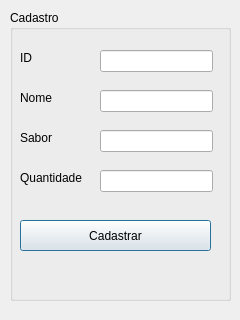
<?xml version="1.0" encoding="UTF-8"?>
<ui version="4.0">
 <class>tela_cadastro</class>
 <widget class="QDialog" name="tela_cadastro">
  <property name="geometry">
   <rect>
    <x>0</x>
    <y>0</y>
    <width>240</width>
    <height>320</height>
   </rect>
  </property>
  <property name="windowTitle">
   <string>Tela de Cadastro</string>
  </property>
  <widget class="QGroupBox" name="groupBox">
   <property name="geometry">
    <rect>
     <x>10</x>
     <y>10</y>
     <width>221</width>
     <height>291</height>
    </rect>
   </property>
   <property name="title">
    <string>Cadastro</string>
   </property>
   <widget class="QLabel" name="label">
    <property name="geometry">
     <rect>
      <x>10</x>
      <y>40</y>
      <width>49</width>
      <height>16</height>
     </rect>
    </property>
    <property name="text">
     <string>ID</string>
    </property>
   </widget>
   <widget class="QLabel" name="label_2">
    <property name="geometry">
     <rect>
      <x>10</x>
      <y>80</y>
      <width>49</width>
      <height>16</height>
     </rect>
    </property>
    <property name="text">
     <string>Nome</string>
    </property>
   </widget>
   <widget class="QLabel" name="label_3">
    <property name="geometry">
     <rect>
      <x>10</x>
      <y>120</y>
      <width>49</width>
      <height>16</height>
     </rect>
    </property>
    <property name="text">
     <string>Sabor</string>
    </property>
   </widget>
   <widget class="QLabel" name="label_4">
    <property name="geometry">
     <rect>
      <x>10</x>
      <y>160</y>
      <width>71</width>
      <height>16</height>
     </rect>
    </property>
    <property name="text">
     <string>Quantidade</string>
    </property>
   </widget>
   <widget class="QLineEdit" name="lineEdit_id">
    <property name="geometry">
     <rect>
      <x>90</x>
      <y>40</y>
      <width>113</width>
      <height>22</height>
     </rect>
    </property>
   </widget>
   <widget class="QLineEdit" name="lineEdit_nome">
    <property name="geometry">
     <rect>
      <x>90</x>
      <y>80</y>
      <width>113</width>
      <height>22</height>
     </rect>
    </property>
   </widget>
   <widget class="QLineEdit" name="lineEdit_sabor">
    <property name="geometry">
     <rect>
      <x>90</x>
      <y>120</y>
      <width>113</width>
      <height>22</height>
     </rect>
    </property>
   </widget>
   <widget class="QLineEdit" name="lineEdit_quantidade">
    <property name="geometry">
     <rect>
      <x>90</x>
      <y>160</y>
      <width>113</width>
      <height>22</height>
     </rect>
    </property>
   </widget>
   <widget class="QPushButton" name="pushButton_cadastrar_produto">
    <property name="geometry">
     <rect>
      <x>10</x>
      <y>210</y>
      <width>191</width>
      <height>31</height>
     </rect>
    </property>
    <property name="text">
     <string>Cadastrar</string>
    </property>
   </widget>
  </widget>
 </widget>
 <resources/>
 <connections/>
</ui>
